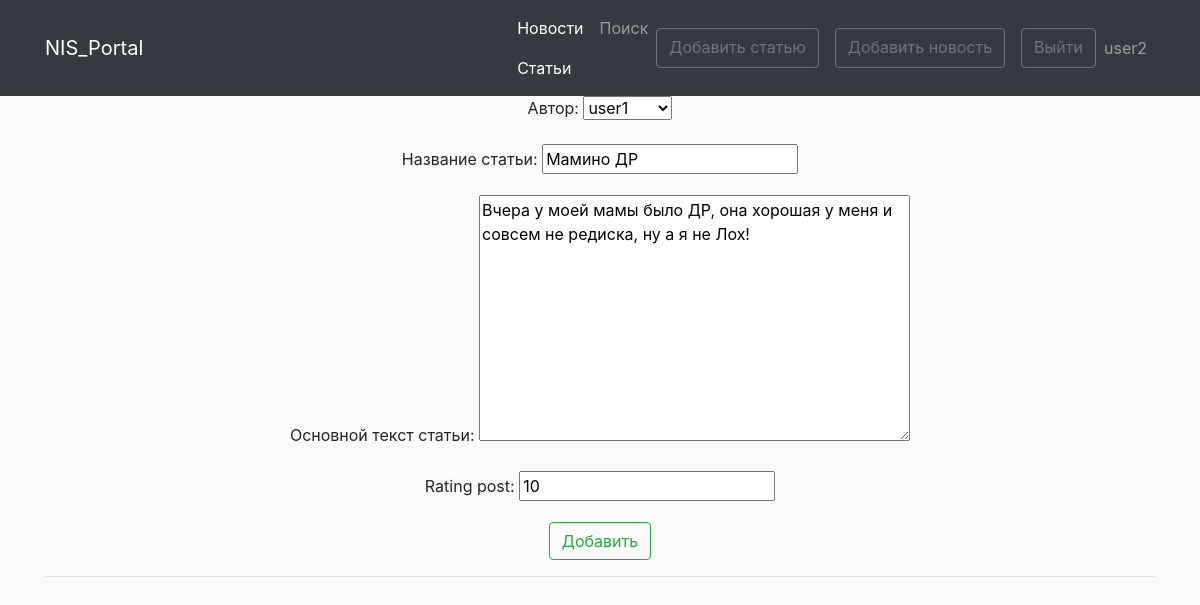
Page /posts/news/53/update/ (signed in) on the committed database.
### news/models.py (models this page shows, shortened)
class Post(models.Model):
    post = 'P'
    news = 'N'
    author = models.ForeignKey(Author, verbose_name='Автор', on_delete=models.CASCADE)
    select = models.CharField('Статья/Новость', max_length=10, choices=SELECT, default=post)
    date = models.DateTimeField('Дата', default=timezone.now)
    categories = models.ManyToManyField(Category, through='PostCategory')
    title = models.CharField('Название статьи', max_length=120, unique=True)
    text = models.TextField('Основной текст статьи')
    rating_post = models.IntegerField(default=0)
    class Meta:
        verbose_name = 'Пост'
        verbose_name_plural = 'Посты'

### news/views.py (the view, shortened to what this page needs)
# urls.py: path('news/<int:pk>/update/', views.UpdatePostView.as_view(), name='news-update'),
class UpdatePostView(LoginRequiredMixin, UpdateView):
    model = Post
    template_name = "news/create_post.html"
    form_class = NewsForm
    success_url = reverse_lazy('news-main')

### news/forms.py (shortened to what this page needs)
class NewsForm(forms.ModelForm):
    class Meta:
        model = Post
        fields = [
            'author',
            'title',
            'text',
            'rating_post',
        ]

### news/models.py (called while the page is built)
    def __str__(self):
        return f'{self.user}'

### news/templates/news/create_post.html (shortened to what this page needs)
{% extends 'news/base.html' %}
{% load custom_filters %}
{% load custom_tags %}
{% block content %}
<form method="post" class="form-register">
    {{ form.as_p }}
     <button type="submit"  class="btn btn-outline-success">Добавить</button>
</form>
<hr>
{% endblock content %}

### news/templates/news/base.html (shortened to what this page needs)
<!DOCTYPE html>
<html lang="en">
    <head>
        {% load static %}
        <link rel="stylesheet" href="https://stackpath.bootstrapcdn.com/bootstrap/4.1.3/css/bootstrap.min.css">
        <link href="{% static 'news/main.css' %}" rel="stylesheet" />
    </head>
    <body>
        <nav class="navbar navbar-expand-lg navbar-dark bg-dark static-top">
   <div class="container">
       <a class="navbar-brand" href="#">NIS_Portal</a>
       <div class="collapse navbar-collapse" id="navbarResponsive">
           <ul class="navbar-nav ml-auto">
               <li class="nav-item active">
                   <a class="nav-link" href="{% url 'news-main' %}">Новости
                   </a>
                   <a class="nav-link" href="{% url 'articles-main' %}">Статьи
                   </a>
               </li>
               <li class="nav-item">
                   <a class="nav-link" href="{% url 'news-search' %}">Поиск</a>
               </li>
           </ul>
           <div class="navbar-nav">
               {% if user.is_authenticated %}
               <a href="{% url 'articles-create' %}" class="btn btn-outline-secondary mr-3">Добавить статью</a>
               <a href="{% url 'news-create' %}" class="btn btn-outline-secondary mr-3">Добавить новость</a>
               <a href="{% url 'user-exit' %}" class="btn btn-outline-secondary">Выйти</a>
               <a class="nav-link" href="{% url 'profile' %}">{{ user.username }}</a>
               {% else %}
                <a href="{% url 'user-input' %}" class="btn btn-outline-secondary">Войти</a>
                <a href="{% url 'reg' %}" class="btn btn-outline-secondary mr-2">Регистрация</a>
               {% endif %}
           </div>
       </div>
   </div>
</nav>
        <div class="container">
            <div class="row">
                <div class="col-lg-12 text-center">
           {% block content %}
           {% endblock content %}
                </div>
            </div>
        </div>
    </body>
</html>

### news/static/news/main.css (style rules this page uses)
body { background: #fafafa }

### rows in the picture
Post: author "user1", title "Мамино ДР", text "Вчера у моей мамы было ДР, она хорошая у меня и совсем не редиска, ну а я не Лох!", rating_post "10"

### other values in the picture
{{ user.username }} "user2"
